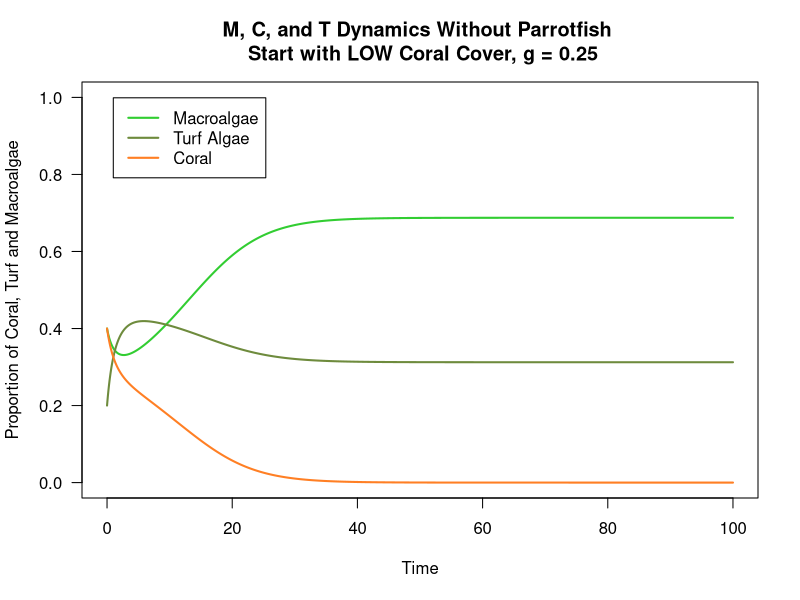
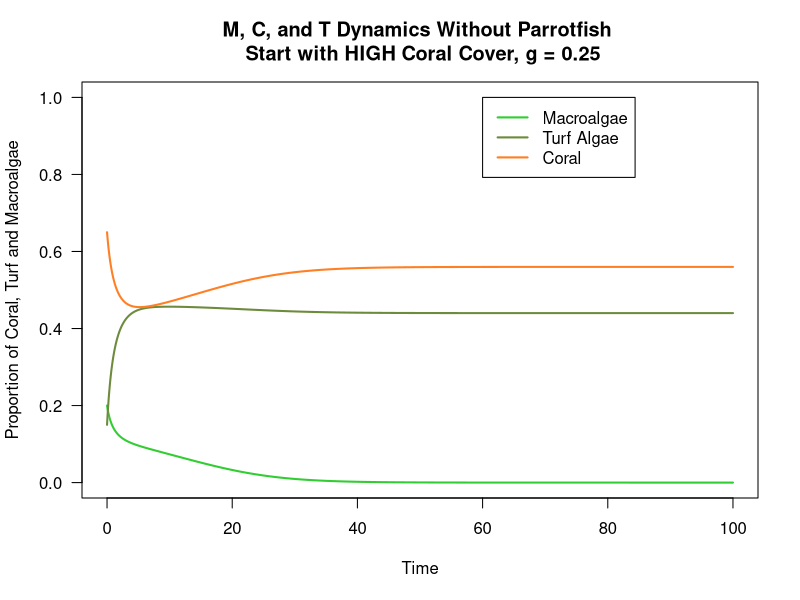
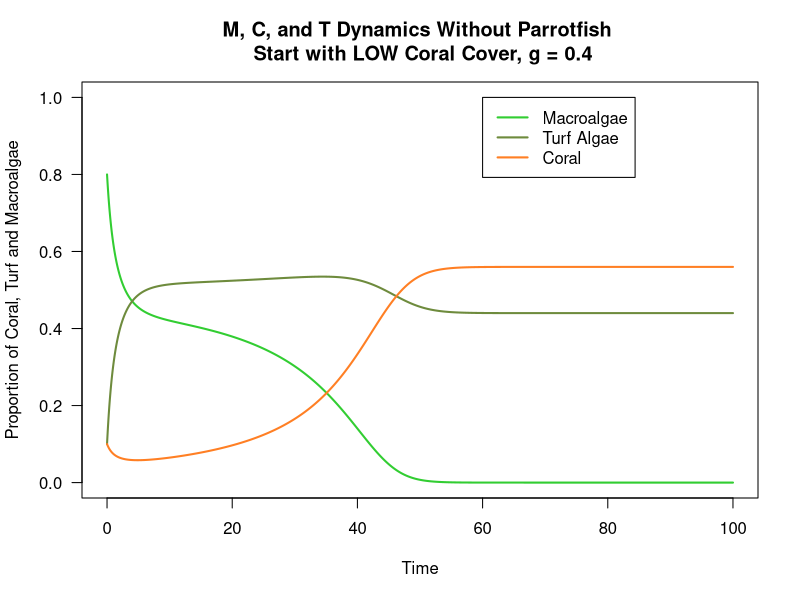
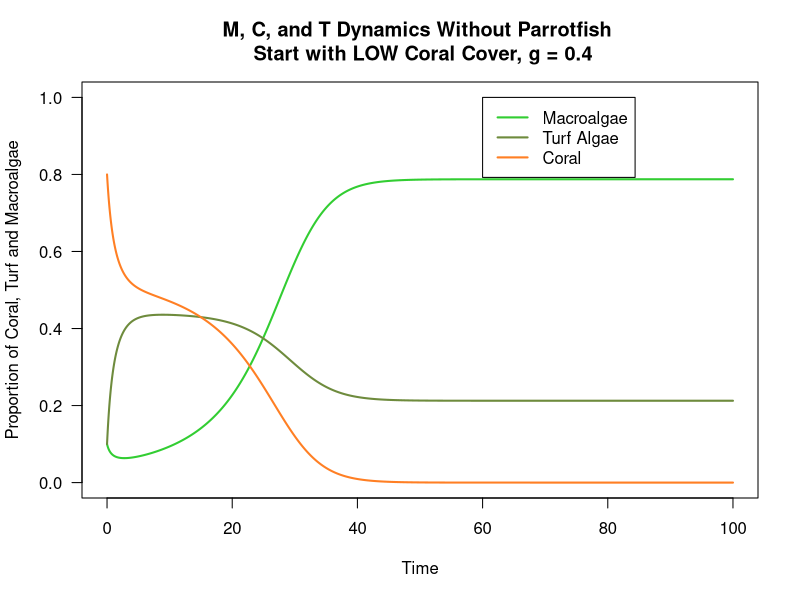
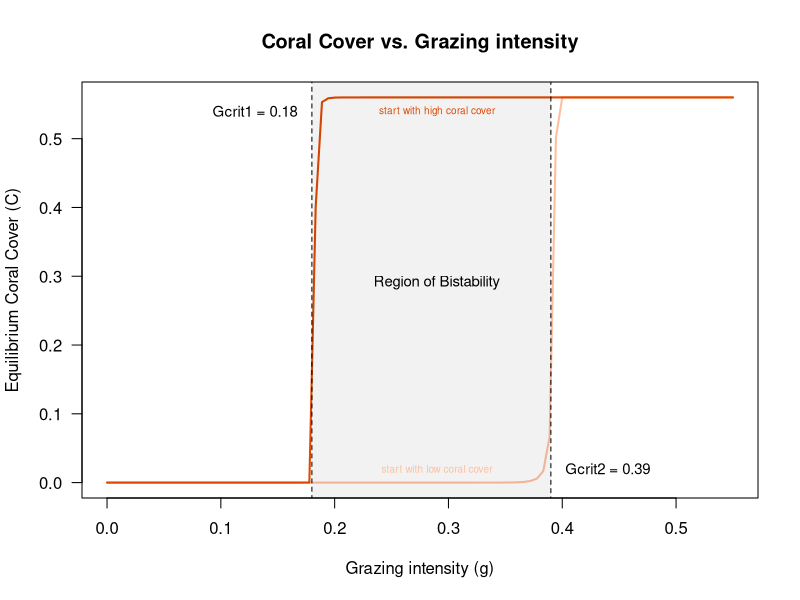

These charts were generated, in order, by the following R code:
## ---- chunk 1
knitr::opts_chunk$set(echo = TRUE)
## ---- chunk 2
# parrotfish growth rate
s <- 0.49 # intrinsic rate of growth s of parrotfish 

# rate macro algae directly overgrow coral per year
alpha <- 0.1 # coral overgrown by macro algae at a rate a

# rate macro algae spread vegetatively over algal turfs per year
gamma <- 0.8 # at a rate γ (gamma)

# rate of coral recruitment to algal turfs per year; coral always overgrow algal turfs
r <- 1 # corals recruit to and overgrow algal turfs at a rate r

# coral mortality -- natural coral mortality accounts for 2-4% per year, predation for 30%, and remaining mortality from coral disease or tissue damage following bleaching
d <- 0.44 # natural mortality rate of d

# grazing rate g can change, right now im setting it between the critical values 0.18 and 0.39
   # set grazing rate when it is above 0.39 coral will be in high equilibrium 
    #g <- 0.4
   # grazing rate when it is below 0.18 macroalgae will be in high equilibrium 
    #g <- 0.19
   # when grazing rate is between 0.18 and 0.39 and coral starts low, then bistability will bring back to low coral state, but when coral is high initially (above 0.5%), bistability will return to coral 
    #g <- 0.25

# maximum parrotfish carrying capacity
#beta <- C

# fishing pressure 
f <- 0

## ---- chunk 3
###  Variables ###

#M <- macroalgae 
  # M <- 1 - C - T
#C <- coral 
  # C <- 1 - M - T
#T <- turf algae 
  # T <- 1 - M - C

# M + C + T = 1 particular region of the seabed is covered entirely by macroalgae (M), coral (C), and algal turfs (T) (variables)

# g # parrotfish graze macroalgae without distinction from algal turfs at a rate g


# storing colors 
Mcol <- 'limegreen' # plot color for macropalgae 
Tcol <- 'darkolivegreen4' # plot color for turf algae 
Ccol <- 'chocolate1' # plot color for coral 
Pcol <- 'darkturquoise' #plot color for parrotfish population
## ---- chunk 4
# setting time and initial values 
# time set 0 to 100
tset <- seq(from = 0, to = 100, length.out = 20000) #set time from 0 to 100 

# set initial condition for the parameters, I just set these randomly but also to be equal to 1 as the paper says 
# M + C + T = 1 particular region of the seabed is covered entirely by macroalgae (M), coral (C), and algal turfs (T) (variables)
M0 <- .4 # macro algae starts at 40% concentration
C0  <- .4 # coral starts at 40%
T0  <- 1 - M0 - C0  # turf starts at 20% 

### Simulation 1: M, C, T dynamics in the absence of parrotfish grazing ###
g <- 0.25 #setting g to between threshold 

# creating holding vectors and filling initial conditions
M.simu <- NaN*tset 
M.simu[1] <- M0
C.simu <- NaN*tset
C.simu[1] <- C0
T.simu <- NaN*tset
T.simu[1] <- T0

#for loop for M, C, T dynamics in absence of parrotfish grazing
for(i in 2:length(tset)){
  # calculating change in time
	dt <- tset[i]-tset[i-1] 
	
	# set variable equal to the simulation value at the previous timestep
	M <- M.simu[i-1]
	C <- C.simu[i-1]
	Tt <- T.simu[i-1]
		

	# calculating change in population size -- replace g with P squiggle (P)
	dM <- ( (alpha*M*C) - ((g*M)/(M + Tt)) + (gamma*M*Tt) ) * dt 
	#dT <- ( (g*M)/(M + T) - (gamma*M*T) - (r*T*C) + (d*C)) * dt 
	dC <- ((r*Tt*C) - (d*C) - (alpha*M*C) ) * dt
	
	# calculating total population size
	M.simu[i] <- M.simu[i-1] + dM
	C.simu[i] <- C.simu[i-1] + dC
	T.simu[i] <- 1 - C.simu[i] - M.simu[i]
}

# plot for M/C/T dynamics in the absence of parrotfish grazing
    # g = 0.4, C0 = 0.3
# plot macroalgae
plot(x = tset, y = M.simu,
     type = 'l', las = 1, lwd = 2, col = Mcol,
     xlab = 'Time', ylab = 'Proportion of Coral, Turf and Macroalgae',
     xlim = c(min(tset), max(tset)), ylim = c(0, 1))
# plot turf
lines(x = tset, y = T.simu,
      lwd = 2, col = Tcol)
# plot coral
lines(x = tset, y = C.simu,
      lwd = 2, col = Ccol)

title("M, C, and T Dynamics Without Parrotfish \n Start with LOW Coral Cover, g = 0.25")

legend(x = 1, y = .999,
       c('Macroalgae', 'Turf Algae', 'Coral'),
       lwd = 2,
       col = c(Mcol, Tcol, Ccol))
## ---- chunk 5
# setting time and initial values 
# time set 0 to 100
tset <- seq(from = 0, to = 100, length.out = 20000) #set time from 0 to 100 

# set initial condition for the parameters, I just set these randomly but also to be equal to 1 as the paper says 
# M + C + T = 1 particular region of the seabed is covered entirely by macroalgae (M), coral (C), and algal turfs (T) (variables)
M0 <- .2 # macro algae starts at 50% concentration
C0  <- .65 # coral starts at 30%
T0  <- 1 - M0 - C0  # turf starts at 20% 

### Simulation 1: M, C, T dynamics in the absence of parrotfish grazing ###
g <- 0.25 #setting g to between threshold  

# creating holding vectors and filling initial conditions
M.simu1 <- NaN*tset 
M.simu1[1] <- M0
C.simu1 <- NaN*tset
C.simu1[1] <- C0
T.simu1 <- NaN*tset
T.simu1[1] <- T0

#for loop for M, C, T dynamics in absence of parrotfish grazing
for(i in 2:length(tset)){
  # calculating change in time
	dt <- tset[i]-tset[i-1] 
	
	# set variable equal to the simulation value at the previous timestep
	M <- M.simu1[i-1]
	C <- C.simu1[i-1]
	Tt <- T.simu1[i-1]
		

	# calculating change in population size -- replace g with P squiggle (P)
	dM <- ( (alpha*M*C) - ((g*M)/(M + Tt)) + (gamma*M*Tt) ) * dt 
	#dT <- ( (g*M)/(M + T) - (gamma*M*T) - (r*T*C) + (d*C)) * dt 
	dC <- ((r*Tt*C) - (d*C) - (alpha*M*C) ) * dt
	
	# calculating total population size
	M.simu1[i] <- M.simu1[i-1] + dM
	C.simu1[i] <- C.simu1[i-1] + dC
	T.simu1[i] <- 1 - C.simu1[i] - M.simu1[i]
}

# plot for M/C/T dynamics in the absence of parrotfish grazing, HIGH coral cover 
# plot macroalgae
plot(x = tset, y = M.simu1,
     type = 'l', las = 1, lwd = 2, col = Mcol,
     xlab = 'Time', ylab = 'Proportion of Coral, Turf and Macroalgae',
     xlim = c(min(tset), max(tset)), ylim = c(0, 1))
# plot turf
lines(x = tset, y = T.simu1,
      lwd = 2, col = Tcol)
# plot coral
lines(x = tset, y = C.simu1,
      lwd = 2, col = Ccol)

title("M, C, and T Dynamics Without Parrotfish \n Start with HIGH Coral Cover, g = 0.25")

legend(x = 60, y = 1,
       c('Macroalgae', 'Turf Algae', 'Coral'),
       lwd = 2,
       col = c(Mcol, Tcol, Ccol))
## ---- chunk 6
# setting time and initial values 
# time set 0 to 100
tset <- seq(from = 0, to = 100, length.out = 20000) #set time from 0 to 100 

# set initial condition for the parameters, I just set these randomly but also to be equal to 1 as the paper says 
# M + C + T = 1 particular region of the seabed is covered entirely by macroalgae (M), coral (C), and algal turfs (T) (variables)
M0 <- .8 # macro algae starts at 50% concentration
C0  <- .1 # coral starts at 30%
T0  <- 1 - M0 - C0  # turf starts at 20% 

### Simulation 1: M, C, T dynamics in the absence of parrotfish grazing ###
g <- 0.4 #setting g to above threshold 

# creating holding vectors and filling initial conditions
M.simuG <- NaN*tset 
M.simuG[1] <- M0
C.simuG <- NaN*tset
C.simuG[1] <- C0
T.simuG <- NaN*tset
T.simuG[1] <- T0

#for loop for M, C, T dynamics in absence of parrotfish grazing
for(i in 2:length(tset)){
  # calculating change in time
	dt <- tset[i]-tset[i-1] 
	
	# set variable equal to the simulation value at the previous timestep
	M <- M.simuG[i-1]
	C <- C.simuG[i-1]
	Tt <- T.simuG[i-1]
		

	# calculating change in population size -- replace g with P squiggle (P)
	dM <- ( (alpha*M*C) - ((g*M)/(M + Tt)) + (gamma*M*Tt) ) * dt 
	#dT <- ( (g*M)/(M + T) - (gamma*M*T) - (r*T*C) + (d*C)) * dt 
	dC <- ((r*Tt*C) - (d*C) - (alpha*M*C) ) * dt
	
	# calculating total population size
	M.simuG[i] <- M.simuG[i-1] + dM
	C.simuG[i] <- C.simuG[i-1] + dC
	T.simuG[i] <- 1 - C.simuG[i] - M.simuG[i]
}

# plot for M/C/T dynamics in the absence of parrotfish grazing, low coral cover, high G 
# plot macroalgae
plot(x = tset, y = M.simuG,
     type = 'l', las = 1, lwd = 2, col = Mcol,
     xlab = 'Time', ylab = 'Proportion of Coral, Turf and Macroalgae',
     xlim = c(min(tset), max(tset)), ylim = c(0, 1))
# plot turf
lines(x = tset, y = T.simuG,
      lwd = 2, col = Tcol)
# plot coral
lines(x = tset, y = C.simuG,
      lwd = 2, col = Ccol)

title("M, C, and T Dynamics Without Parrotfish \n Start with LOW Coral Cover, g = 0.4")

legend(x = 60, y = 1,
       c('Macroalgae', 'Turf Algae', 'Coral'),
       lwd = 2,
       col = c(Mcol, Tcol, Ccol))
## ---- chunk 7
# setting time and initial values 
# time set 0 to 100
tset <- seq(from = 0, to = 100, length.out = 20000) #set time from 0 to 100 

# set initial condition for the parameters, I just set these randomly but also to be equal to 1 as the paper says 
# M + C + T = 1 particular region of the seabed is covered entirely by macroalgae (M), coral (C), and algal turfs (T) (variables)
M0 <- .1 # macro algae starts at 50% concentration
C0  <- .8 # coral starts at 30%
T0  <- 1 - M0 - C0  # turf starts at 20% 

### Simulation 1: M, C, T dynamics in the absence of parrotfish grazing ###
g <- 0.17 #setting g to above threshold 

# creating holding vectors and filling initial conditions
M.simuG <- NaN*tset 
M.simuG[1] <- M0
C.simuG <- NaN*tset
C.simuG[1] <- C0
T.simuG <- NaN*tset
T.simuG[1] <- T0

#for loop for M, C, T dynamics in absence of parrotfish grazing
for(i in 2:length(tset)){
  # calculating change in time
	dt <- tset[i]-tset[i-1] 
	
	# set variable equal to the simulation value at the previous timestep
	M <- M.simuG[i-1]
	C <- C.simuG[i-1]
	Tt <- T.simuG[i-1]
		

	# calculating change in population size -- replace g with P squiggle (P)
	dM <- ( (alpha*M*C) - ((g*M)/(M + Tt)) + (gamma*M*Tt) ) * dt 
	#dT <- ( (g*M)/(M + T) - (gamma*M*T) - (r*T*C) + (d*C)) * dt 
	dC <- ((r*Tt*C) - (d*C) - (alpha*M*C) ) * dt
	
	# calculating total population size
	M.simuG[i] <- M.simuG[i-1] + dM
	C.simuG[i] <- C.simuG[i-1] + dC
	T.simuG[i] <- 1 - C.simuG[i] - M.simuG[i]
}

# plot for M/C/T dynamics in the absence of parrotfish grazing, low coral cover, high G 
# plot macroalgae
plot(x = tset, y = M.simuG,
     type = 'l', las = 1, lwd = 2, col = Mcol,
     xlab = 'Time', ylab = 'Proportion of Coral, Turf and Macroalgae',
     xlim = c(min(tset), max(tset)), ylim = c(0, 1))
# plot turf
lines(x = tset, y = T.simuG,
      lwd = 2, col = Tcol)
# plot coral
lines(x = tset, y = C.simuG,
      lwd = 2, col = Ccol)

title("M, C, and T Dynamics Without Parrotfish \n Start with LOW Coral Cover, g = 0.4")

legend(x = 60, y = 1,
       c('Macroalgae', 'Turf Algae', 'Coral'),
       lwd = 2,
       col = c(Mcol, Tcol, Ccol))
## ---- chunk 8
alpha <- 0.1 # coral overgrown by macroalgae at a rate a

# rate macroalgae spread vegetatively over algal turfs per year
gamma <- 0.8 # at a rate γ (gamma)

# rate of coral recruitment to algal turfs per year; coral always overgrow algal turfs
r <- 1 # corals recruit to and overgrow algal turfs at a rate r

# coral mortality -- natural coral mortality accounts for 2-4% per year, predation for 30%, and remaining mortality from coral disease or tissue damage following bleaching
d <- 0.44 # natural mortality rate of d



# setting a g set vector 
g_set <- seq(from = 0, to = 0.55, length.out = 100)


#set for C when it starts low: for region of bistability 
Mset <- NaN*g_set # holding vector for the equilibrium resource population size for each value of Y in Yset
Csetlow <- NaN*g_set # holding vector for N population size for each value of Y in Yset
Tset <- NaN*g_set # holding vector for M population size for each value of Y in Yset


#nested for loop  
for(j in 1:length(g_set)){ # for each element j from 1 to the length of Kset
	g <- g_set[j] # set g equal to the jth element of Kset
	
	# now simulate the model with this vector of Kset:
	# create holding vectors 
  M.simu <- NaN*tset; M.simu[1] <- 0.9
  C.simu <- NaN*tset; C.simu[1] <- 0.05
  T.simu <- NaN*tset; T.simu[1] <- 0.05

for(i in 2:length(tset)){
  # calculating change in time
	dt <- tset[i]-tset[i-1] 
	
	# set variable equal to the simulation value at the previous timestep
	M <- M.simu[i-1]
	C <- C.simu[i-1]
	Tt <- T.simu[i-1]
		
	# calculating change in population size -- replace g with P squiggle (P)
	dM <- ( (alpha*M*C) - ((g*M)/(M + Tt)) + (gamma*M*Tt) ) * dt 
	#dT <- ( (g*M)/(M + T) - (gamma*M*T) - (r*T*C) + (d*C)) * dt 
	dC <- ((r*Tt*C) - (d*C) - (alpha*M*C) ) * dt
	
	# calculating total population size
	M.simu[i] <- M.simu[i-1] + dM
	C.simu[i] <- C.simu[i-1] + dC
	T.simu[i] <- 1 - C.simu[i] - M.simu[i]
}
	
	# storing population sizes at the last timepoint of our simulation (the equilibrium population sizes) in our holding vectors for equilibrium population sizes 
  Mset[j] <- M.simu[length(tset)] 
	Csetlow[j] <- C.simu[length(tset)] 
	Tset[j] <- T.simu[length(tset)] 
	
}
## ---- chunk 9
#set for C when it starts HIGH: for region of bistability 
Mset <- NaN*g_set # holding vector for the equilibrium resource population size for each value of Y in Yset
Csethigh <- NaN*g_set # holding vector for N population size for each value of Y in Yset
Tset <- NaN*g_set # holding vector for M population size for each value of Y in Yset


#nested for loop  
for(j in 1:length(g_set)){ # for each element j from 1 to the length of Kset
	g <- g_set[j] # set g equal to the jth element of Kset
	
	# now simulate the model with this vector of Kset:
	# create holding vectors 
  M.simu <- NaN*tset; M.simu[1] <- 0.05
  C.simu <- NaN*tset; C.simu[1] <- 0.9
  T.simu <- NaN*tset; T.simu[1] <- 0.05

for(i in 2:length(tset)){
  # calculating change in time
	dt <- tset[i]-tset[i-1] 
	
	# set variable equal to the simulation value at the previous timestep
	M <- M.simu[i-1]
	C <- C.simu[i-1]
	Tt <- T.simu[i-1]
		
	# calculating change in population size -- replace g with P squiggle (P)
	dM <- ( (alpha*M*C) - ((g*M)/(M + Tt)) + (gamma*M*Tt) ) * dt 
	#dT <- ( (g*M)/(M + T) - (gamma*M*T) - (r*T*C) + (d*C)) * dt 
	dC <- ((r*Tt*C) - (d*C) - (alpha*M*C) ) * dt
	
	# calculating total population size
	M.simu[i] <- M.simu[i-1] + dM
	C.simu[i] <- C.simu[i-1] + dC
	T.simu[i] <- 1 - C.simu[i] - M.simu[i]
}
	
	# storing population sizes at the last timepoint of our simulation (the equilibrium population sizes) in our holding vectors for equilibrium population sizes 
  Mset[j] <- M.simu[length(tset)] 
	Csethigh[j] <- C.simu[length(tset)] 
	Tset[j] <- T.simu[length(tset)] 
	
}
## ---- chunk 10
# plot grazing as function of Coral cover

plot(x = g_set, y = Csetlow, #plot the grazing bifurcation when coral starts low
     type = 'l', las = 1, lwd = 2, col = '#FFBE9F', 
     xlab = 'Grazing intensity (g)', ylab = 'Equilibrium Coral Cover (C)',
     main = 'Coral Cover vs. Grazing intensity')
lines(x = g_set, y = Csethigh, col = '#DE4800', lwd = 2) #plot the grazing bifurcation when coral starts high

#showing bistability  
rect(xleft = 0.18, ybottom = -1, xright = 0.39, ytop = 0.7, col = rgb(0, 0, 0, alpha = 0.05), lty = 2, border = 1) #ligth grey box to show recovery
text(x = 0.29, y = 0.29, 'Region of Bistability', cex = 0.9) # text to signify bistability
text(x = 0.29, y = 0.54, 'start with high coral cover', cex = 0.6, col = '#DE4800') # text to signify low coral cover 
text(x = 0.29, y = 0.02, 'start with low coral cover', cex = 0.6, col = '#FFBE9F') # text to signify high coral cover 

text(x = 0.13, y = 0.54, 'Gcrit1 = 0.18', cex = 0.9) # text for g crit 1
text(x = 0.44, y = 0.02, 'Gcrit2 = 0.39', cex = 0.9) # text for g crit 2

